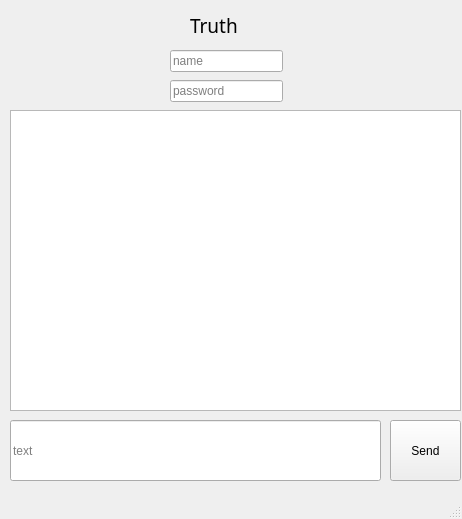
<?xml version="1.0" encoding="UTF-8"?>
<ui version="4.0">
 <class>MainWindow</class>
 <widget class="QMainWindow" name="MainWindow">
  <property name="geometry">
   <rect>
    <x>0</x>
    <y>0</y>
    <width>462</width>
    <height>519</height>
   </rect>
  </property>
  <property name="acceptDrops">
   <bool>true</bool>
  </property>
  <property name="windowTitle">
   <string>MainWindow</string>
  </property>
  <widget class="QWidget" name="centralwidget">
   <widget class="QLabel" name="label">
    <property name="geometry">
     <rect>
      <x>190</x>
      <y>10</y>
      <width>71</width>
      <height>31</height>
     </rect>
    </property>
    <property name="font">
     <font>
      <family>Microsoft YaHei</family>
      <pointsize>14</pointsize>
     </font>
    </property>
    <property name="text">
     <string>Truth</string>
    </property>
   </widget>
   <widget class="QLineEdit" name="lineEditName">
    <property name="geometry">
     <rect>
      <x>170</x>
      <y>50</y>
      <width>113</width>
      <height>22</height>
     </rect>
    </property>
    <property name="placeholderText">
     <string>name</string>
    </property>
   </widget>
   <widget class="QLineEdit" name="lineEditPassword">
    <property name="geometry">
     <rect>
      <x>170</x>
      <y>80</y>
      <width>113</width>
      <height>22</height>
     </rect>
    </property>
    <property name="placeholderText">
     <string>password</string>
    </property>
   </widget>
   <widget class="QTextBrowser" name="textBrowser">
    <property name="geometry">
     <rect>
      <x>10</x>
      <y>110</y>
      <width>451</width>
      <height>301</height>
     </rect>
    </property>
   </widget>
   <widget class="QPushButton" name="pushButton">
    <property name="geometry">
     <rect>
      <x>390</x>
      <y>420</y>
      <width>71</width>
      <height>61</height>
     </rect>
    </property>
    <property name="text">
     <string>Send</string>
    </property>
   </widget>
   <widget class="QLineEdit" name="lineEditext">
    <property name="geometry">
     <rect>
      <x>10</x>
      <y>420</y>
      <width>371</width>
      <height>61</height>
     </rect>
    </property>
    <property name="placeholderText">
     <string>text</string>
    </property>
   </widget>
  </widget>
  <widget class="QStatusBar" name="statusbar"/>
 </widget>
 <resources/>
 <connections/>
</ui>
